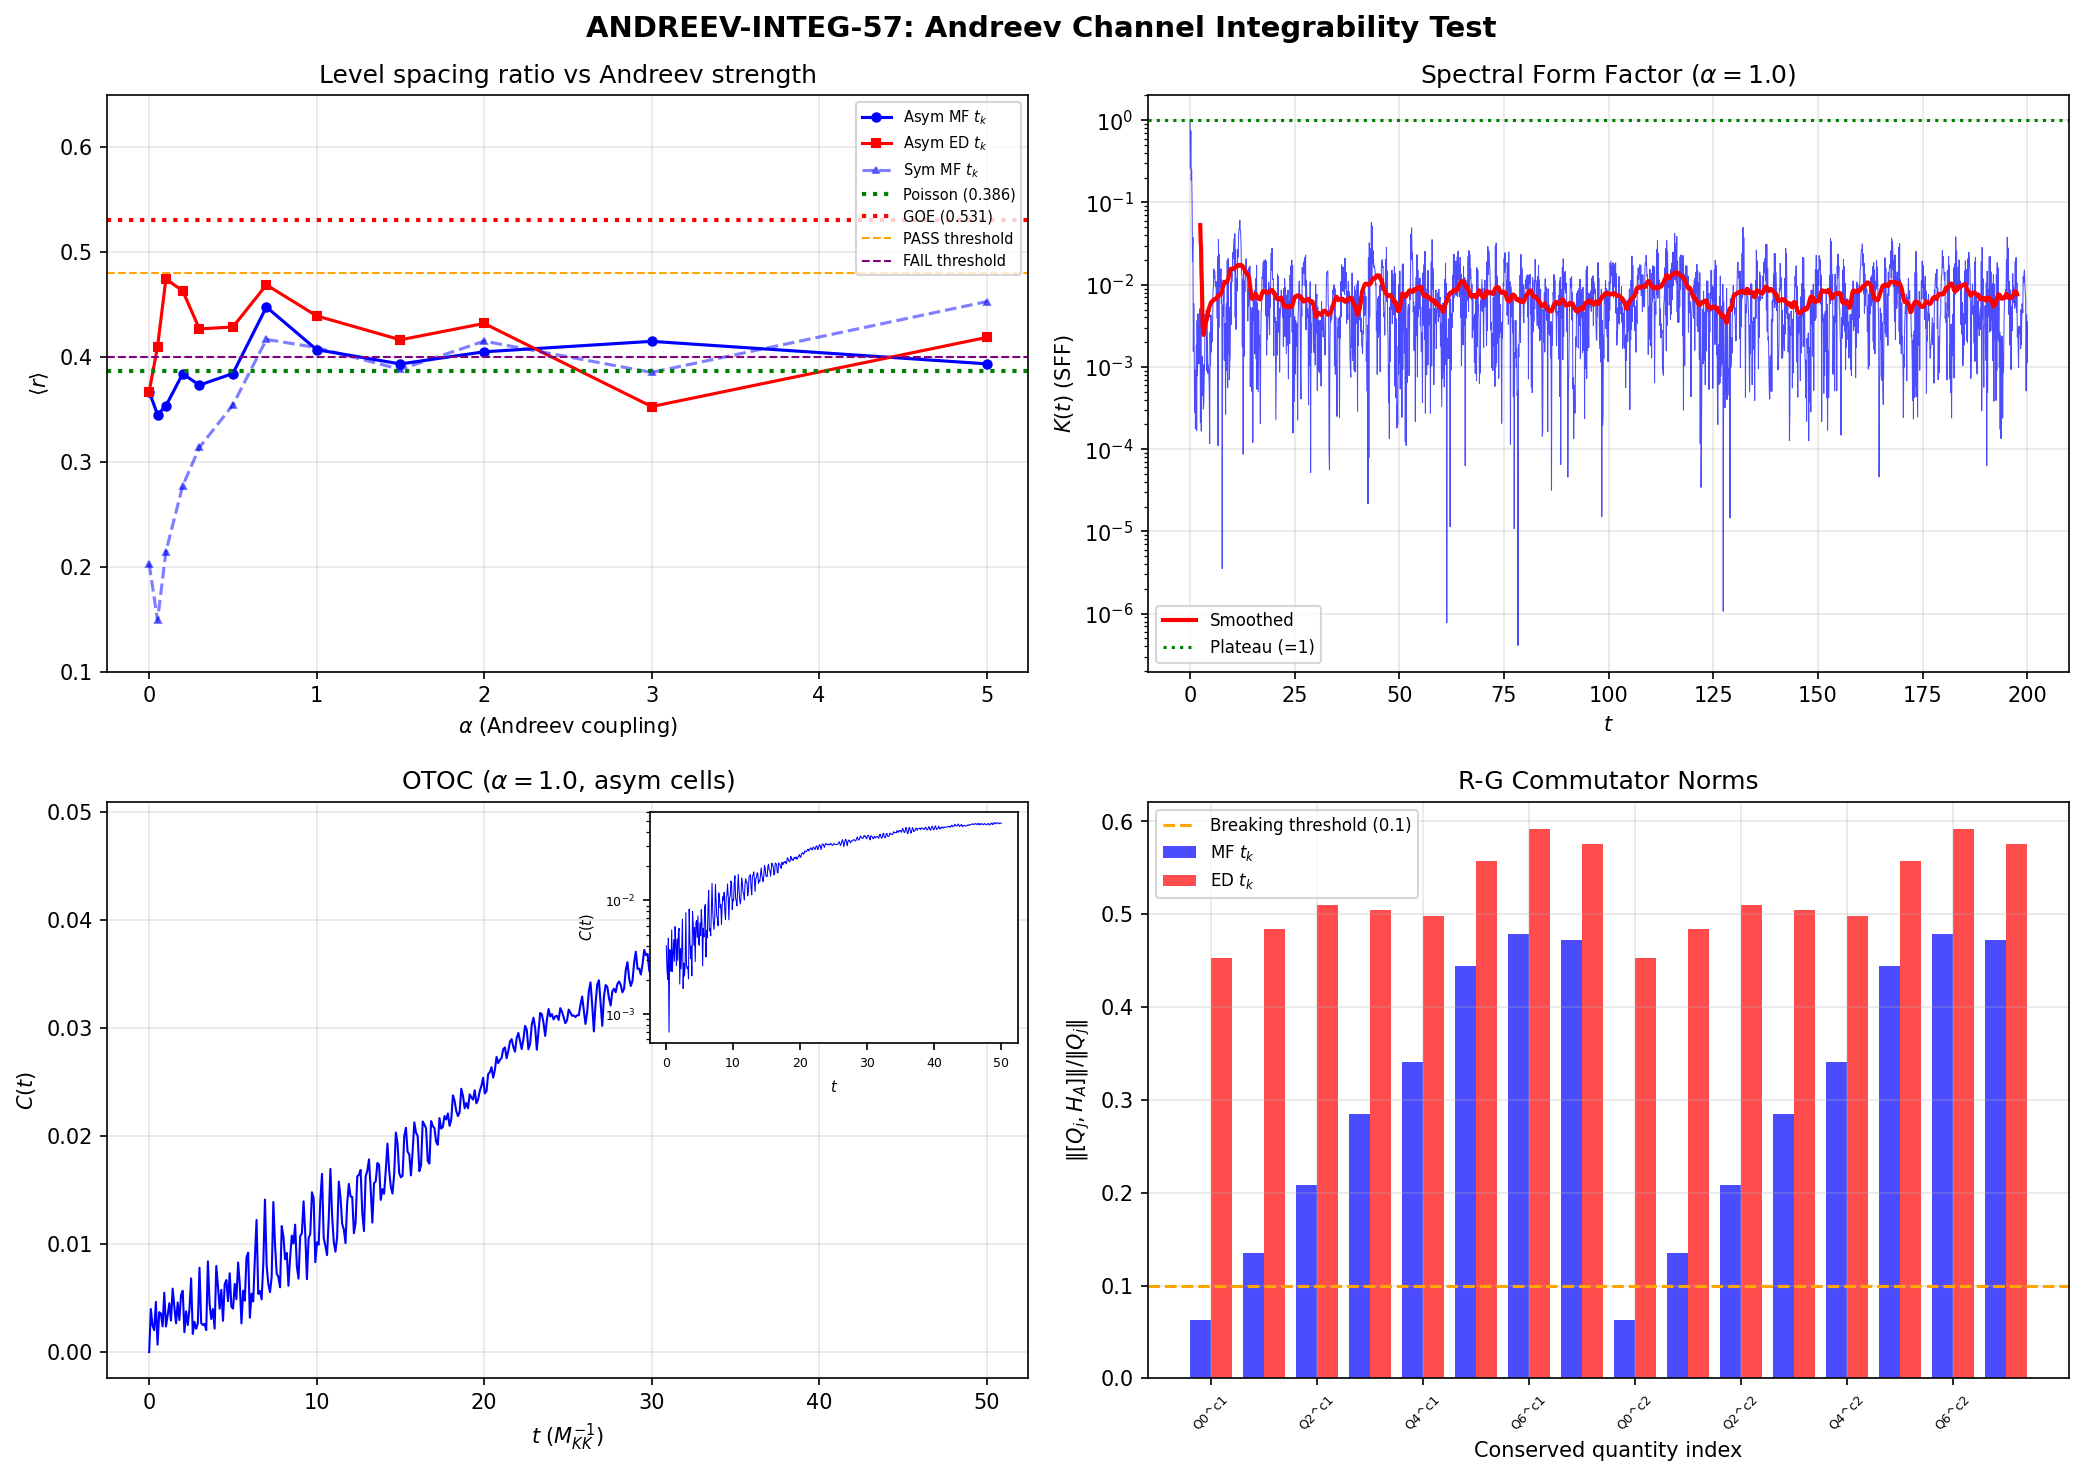

The script that saved this image:
#!/usr/bin/env python3
"""
s57_andreev_integ.py -- ANDREEV-INTEG-57 (Kitaev, W1-4)
========================================================

Explicit Andreev Hamiltonian construction and integrability test.

The question: Does the mode-dependent Andreev tunneling channel break
Richardson-Gaudin integrability at the fabric level?

W0-4 computed the physical t_k = J_C2 * (u_k^2 - v_k^2) for all 8 modes.
The t_k are MONOTONICALLY INCREASING -- a smooth function of mode energy,
NOT random. W0-4 concluded this rank-1 diagonal perturbation cannot break
R-G integrability. This computation VERIFIES that conclusion by exact
diagonalization and level statistics.

Method:
  H_full = H_BCS^(1) + H_BCS^(2) + H_J(isotropic) + alpha * H_A
  on the 120-dim Fock space (2-cell, N_pair_total=2, 16 modes total).

  H_A = Sum_k t_k * gamma_k^(1)dag * gamma_k^(2) + h.c.
  implemented in pair basis as mode-dependent inter-cell tunneling.

Diagnostics:
  1. Level spacing ratio <r> at alpha = 0, 0.1, 0.5, 1.0, 2.0
  2. ||[H_A, Q_j]|| / ||Q_j|| for Richardson-Gaudin conserved quantities
  3. Spectral form factor K(t) at alpha = 1.0
  4. OTOC growth (if <r> > 0.45)

Gate: ANDREEV-INTEG-57
  PASS: <r> > 0.48 (integrability broken)
  FAIL: <r> < 0.40 (Poisson persists)
  INFO: 0.40 < <r> < 0.48

Author: Kitaev Quantum Chaos Theorist (S57 W1-4)
"""

import sys
import os
import numpy as np
from scipy.linalg import eigh, expm, norm
from itertools import combinations
import matplotlib
matplotlib.use('Agg')
import matplotlib.pyplot as plt

sys.path.insert(0, os.path.dirname(os.path.abspath(__file__)))
from canonical_constants import (
    tau_fold, J_C2, Delta_0_GL, Delta_0_OES,
    N_dof_BCS, E_cond, T_acoustic, gamma_RP,
)

data_dir = os.path.dirname(os.path.abspath(__file__))

# ============================================================
# 0. Load input data
# ============================================================

d54 = np.load(os.path.join(data_dir, 's54_ed_sweep.npz'), allow_pickle=True)
d56 = np.load(os.path.join(data_dir, 's56_fabric_integ.npz'), allow_pickle=True)
d57 = np.load(os.path.join(data_dir, 's57_andreev_anisotropy.npz'), allow_pickle=True)

fold_idx = int(d54['fold_idx'])  # = 19
E_sp = d54['E_sp_sweep']         # (50, 8)
V_bare = d54['V_bare_cont']      # (8, 8) pairing interaction
eps_fold = E_sp[fold_idx].copy()  # (8,) single-particle energies at fold

# Physical t_k from W0-4 (mean-field, appropriate for thermodynamic limit)
t_k_MF = d57['t_k_MF']           # (8,) Andreev transmission amplitudes
t_k_ED = d57['t_k_ED']           # (8,) ED version for cross-check
eps_A_MF = float(d57['eps_A_MF'])

# Josephson coupling from S56
E_J_fold = float(d56['E_J_fold'])

# Symmetrize V
V_fold = (V_bare + V_bare.T) / 2.0

N_modes = N_dof_BCS  # = 8
N_pair_total = 2     # 2 Cooper pairs across 2 cells

print("=" * 72)
print("ANDREEV-INTEG-57 (Kitaev, W1-4)")
print("=" * 72)
print(f"tau_fold = {tau_fold}")
print(f"N_modes = {N_modes}, N_pair_total = {N_pair_total}")
print(f"eps_fold = {eps_fold}")
print(f"t_k (MF) = {t_k_MF}")
print(f"t_k (ED) = {t_k_ED}")
print(f"eps_A (MF) = {eps_A_MF:.4f}")
print(f"E_J_fold = {E_J_fold:.4f} M_KK")
print(f"V_bare diagonal = {np.diag(V_fold)}")

# ============================================================
# 1. Build pair basis (identical to S56)
# ============================================================

n_modes_total = 2 * N_modes  # 16 modes (8 per cell)
basis = list(combinations(range(n_modes_total), N_pair_total))
dim = len(basis)
assert dim == 120, f"Expected dim=120, got {dim}"
basis_dict = {state: idx for idx, state in enumerate(basis)}

print(f"\nHilbert space: C({n_modes_total},{N_pair_total}) = {dim} states")


# ============================================================
# 2. Build Hamiltonians
# ============================================================

def build_H_BCS(eps_1, eps_2, V_1, V_2):
    """
    Build H_BCS^(1) + H_BCS^(2) in the pair basis.
    No inter-cell coupling. Returns (dim, dim) matrix.
    """
    H = np.zeros((dim, dim))
    for i, state_i in enumerate(basis):
        # Diagonal: kinetic energy
        E_kin = 0.0  # (local)
        for k in state_i:
            if k < N_modes:
                E_kin += 2.0 * eps_1[k]
            else:
                E_kin += 2.0 * eps_2[k - N_modes]
        H[i, i] += E_kin

        # BCS pairing within each cell
        for pos, k in enumerate(state_i):
            if k < N_modes:
                k_local = k
                V_cell = V_1
                offset = 0  # (local)
            else:
                k_local = k - N_modes
                V_cell = V_2
                offset = N_modes

            for l_local in range(N_modes):
                l = l_local + offset
                if l == k:
                    H[i, i] -= V_cell[k_local, k_local]
                    continue
                if l in state_i:
                    continue
                new_state = list(state_i)
                new_state[pos] = l
                new_state = tuple(sorted(new_state))
                if new_state in basis_dict:
                    j = basis_dict[new_state]
                    H[i, j] -= V_cell[l_local, k_local]

    return (H + H.T) / 2.0


def build_H_Josephson(E_J):
    """
    Build H_J = -(E_J/2) * (B_1^dag B_2 + B_2^dag B_1).
    Isotropic: all modes couple with equal strength.
    """
    H = np.zeros((dim, dim))
    for i, state_i in enumerate(basis):
        for pos, k in enumerate(state_i):
            if k >= N_modes:
                # Pair in cell 2 -> transfer to cell 1
                for l1 in range(N_modes):
                    if l1 in state_i:
                        continue
                    new_state = list(state_i)
                    new_state[pos] = l1
                    new_state = tuple(sorted(new_state))
                    if new_state in basis_dict:
                        j = basis_dict[new_state]
                        H[i, j] -= E_J / 2.0
            else:
                # Pair in cell 1 -> transfer to cell 2
                for l2_local in range(N_modes):
                    l2 = l2_local + N_modes
                    if l2 in state_i:
                        continue
                    new_state = list(state_i)
                    new_state[pos] = l2
                    new_state = tuple(sorted(new_state))
                    if new_state in basis_dict:
                        j = basis_dict[new_state]
                        H[i, j] -= E_J / 2.0

    return (H + H.T) / 2.0


def build_H_Andreev(t_k_vals):
    """
    Build H_A = Sum_k t_k * (b_k^(1)dag b_k^(2) + h.c.)

    Mode-dependent Andreev tunneling: pair in mode k of cell 2 tunnels
    to mode k of cell 1 with amplitude t_k. This is DIAGONAL in mode
    index -- pair transfers only within the same mode across cells.

    In the pair basis: if state has pair in mode k+N_modes (cell 2),
    replace with pair in mode k (cell 1), with amplitude -t_k/2.
    """
    H = np.zeros((dim, dim))
    for i, state_i in enumerate(basis):
        for pos, k_global in enumerate(state_i):
            if k_global >= N_modes:
                # Pair in cell 2, mode k_local = k_global - N_modes
                k_local = k_global - N_modes
                # Transfer to same mode in cell 1
                l = k_local  # cell 1 mode
                if l in state_i:
                    continue
                new_state = list(state_i)
                new_state[pos] = l
                new_state = tuple(sorted(new_state))
                if new_state in basis_dict:
                    j = basis_dict[new_state]
                    H[i, j] -= t_k_vals[k_local] / 2.0

            elif k_global < N_modes:
                # Pair in cell 1, mode k_local = k_global
                k_local = k_global
                # Transfer to same mode in cell 2
                l = k_local + N_modes
                if l in state_i:
                    continue
                new_state = list(state_i)
                new_state[pos] = l
                new_state = tuple(sorted(new_state))
                if new_state in basis_dict:
                    j = basis_dict[new_state]
                    H[i, j] -= t_k_vals[k_local] / 2.0

    return (H + H.T) / 2.0


def compute_gap_ratio(eigenvalues, trim_frac=0.1):
    """
    Compute mean adjacent gap ratio <r>.
    Uses central (1-2*trim_frac) of the spectrum.
    """
    E = np.sort(eigenvalues)
    spacings = np.diff(E)
    mean_sp = np.mean(np.abs(spacings))
    if mean_sp == 0:
        return np.nan, 0
    mask = spacings > 1e-10 * mean_sp
    spacings_clean = spacings[mask]
    if len(spacings_clean) < 10:
        return np.nan, 0

    n = len(spacings_clean)
    start = int(n * trim_frac)
    end = n - int(n * trim_frac)
    s = spacings_clean[start:end]

    r_vals = []
    for i in range(len(s) - 1):
        r = min(s[i], s[i+1]) / max(s[i], s[i+1])
        r_vals.append(r)

    return np.mean(r_vals), len(r_vals)


# ============================================================
# 3. Build Richardson-Gaudin conserved quantities Q_j
# ============================================================
#
# For the reduced BCS (pair) Hamiltonian with N_modes levels,
# the Richardson-Gaudin integrals of motion are:
#   Q_j = S_j^z + g * Sum_{k != j} (S_j^+ S_k^- + S_j^- S_k^+ + 2 S_j^z S_k^z) / (eps_j - eps_k)
#
# where S_j^+, S_j^-, S_j^z are the pair pseudospin operators for mode j:
#   S_j^+ = b_j^dag (pair creation), S_j^- = b_j (pair annihilation),
#   S_j^z = (n_j - 1/2) / 2 where n_j = 0,1 is pair occupation.
#
# For the 2-cell system, the R-G integrals for each cell are:
#   Q_j^(cell) (j = 0,...,7 for each cell)
#
# In the pair basis, we can represent these as matrices.

def build_RG_conserved(eps, V, cell_offset, g_eff):
    """
    Build the 8 Richardson-Gaudin conserved quantities for one cell.

    Q_j = S_j^z + g_eff * Sum_{k!=j} [S_j^+ S_k^- + S_j^- S_k^+ + 2 S_j^z S_k^z]
                                       / (eps_j - eps_k)

    Parameters:
        eps: (N_modes,) single-particle energies
        V: (N_modes, N_modes) pairing matrix (not used directly -- g_eff encodes coupling)
        cell_offset: 0 for cell 1, N_modes for cell 2
        g_eff: effective coupling strength (from mean V)

    Returns: list of (dim, dim) matrices Q_0, ..., Q_{N_modes-1}
    """
    Q_list = []
    for j in range(N_modes):
        Q = np.zeros((dim, dim))

        for i_state, state in enumerate(basis):
            j_global = j + cell_offset

            # S_j^z: (n_j - 1/2) / 2
            #   n_j = 1 if j_global in state, else 0
            n_j = 1 if j_global in state else 0
            Q[i_state, i_state] += (n_j - 0.5) / 2.0

            # Sum over k != j (same cell)
            for k in range(N_modes):
                if k == j:
                    continue
                k_global = k + cell_offset

                # Denominator
                denom = eps[j] - eps[k]
                if abs(denom) < 1e-14:
                    continue  # Skip degenerate levels

                # S_j^+ S_k^-: annihilate pair in k, create in j (same cell)
                # state must have k_global, must not have j_global
                if k_global in state and j_global not in state:
                    new_state = list(state)
                    new_state[new_state.index(k_global)] = j_global
                    new_state = tuple(sorted(new_state))
                    if new_state in basis_dict:
                        j_idx = basis_dict[new_state]
                        Q[i_state, j_idx] += g_eff / denom

                # S_j^- S_k^+: annihilate pair in j, create in k
                if j_global in state and k_global not in state:
                    new_state = list(state)
                    new_state[new_state.index(j_global)] = k_global
                    new_state = tuple(sorted(new_state))
                    if new_state in basis_dict:
                        j_idx = basis_dict[new_state]
                        Q[i_state, j_idx] += g_eff / denom

                # 2 S_j^z S_k^z
                n_k = 1 if k_global in state else 0
                Q[i_state, i_state] += 2.0 * g_eff * (n_j - 0.5) * (n_k - 0.5) / (4.0 * denom)

        Q = (Q + Q.T) / 2.0
        Q_list.append(Q)

    return Q_list


# Effective coupling strength from pairing matrix
g_eff = np.mean(np.abs(V_fold))
print(f"\ng_eff (mean |V_kl|) = {g_eff:.6f}")

# Build R-G conserved quantities for both cells
print("Building Richardson-Gaudin conserved quantities...")
Q_cell1 = build_RG_conserved(eps_fold, V_fold, 0, g_eff)
Q_cell2 = build_RG_conserved(eps_fold, V_fold, N_modes, g_eff)
Q_all = Q_cell1 + Q_cell2  # 16 conserved quantities total

# Verify R-G commute with H_BCS at alpha=0
H_BCS = build_H_BCS(eps_fold, eps_fold, V_fold, V_fold)
print(f"H_BCS built. Hermiticity: {np.max(np.abs(H_BCS - H_BCS.T)):.2e}")

print("\nR-G commutator check [Q_j, H_BCS]:")
for j, Q in enumerate(Q_all):
    comm = Q @ H_BCS - H_BCS @ Q
    cell_label = f"cell{1 + j // N_modes}"
    mode_label = j % N_modes
    comm_norm = norm(comm, 'fro')
    Q_norm = norm(Q, 'fro')
    rel = comm_norm / Q_norm if Q_norm > 0 else 0
    if j < 4 or j >= 12:  # print a subset
        print(f"  Q_{mode_label}^({cell_label}): ||[Q,H_BCS]|| = {comm_norm:.4e}, "
              f"||Q|| = {Q_norm:.4e}, ratio = {rel:.4e}")


# ============================================================
# 4. Build component Hamiltonians
# ============================================================

print("\n" + "=" * 72)
print("BUILDING COMPONENT HAMILTONIANS")
print("=" * 72)

H_J_iso = build_H_Josephson(E_J_fold)
H_A_MF = build_H_Andreev(t_k_MF)
H_A_ED = build_H_Andreev(t_k_ED)

print(f"H_J (isotropic) built. ||H_J|| = {norm(H_J_iso, 'fro'):.4f}")
print(f"H_A (MF t_k) built. ||H_A|| = {norm(H_A_MF, 'fro'):.4f}")
print(f"H_A (ED t_k) built. ||H_A|| = {norm(H_A_ED, 'fro'):.4f}")

# Verify symmetry
print(f"H_J Hermiticity: {np.max(np.abs(H_J_iso - H_J_iso.T)):.2e}")
print(f"H_A_MF Hermiticity: {np.max(np.abs(H_A_MF - H_A_MF.T)):.2e}")
print(f"H_A_ED Hermiticity: {np.max(np.abs(H_A_ED - H_A_ED.T)):.2e}")

# Compare H_A vs H_J
print(f"\n||H_A_MF|| / ||H_J|| = {norm(H_A_MF, 'fro') / norm(H_J_iso, 'fro'):.4f}")
print(f"||H_A_ED|| / ||H_J|| = {norm(H_A_ED, 'fro') / norm(H_J_iso, 'fro'):.4f}")


# ============================================================
# 5. R-G commutator with H_A
# ============================================================

print("\n" + "=" * 72)
print("RICHARDSON-GAUDIN COMMUTATOR WITH H_ANDREEV")
print("=" * 72)

comm_norms_MF = np.zeros(len(Q_all))
comm_norms_ED = np.zeros(len(Q_all))
Q_norms = np.zeros(len(Q_all))

for j, Q in enumerate(Q_all):
    Q_norms[j] = norm(Q, 'fro')

    comm_MF = Q @ H_A_MF - H_A_MF @ Q
    comm_norms_MF[j] = norm(comm_MF, 'fro')

    comm_ED = Q @ H_A_ED - H_A_ED @ Q
    comm_norms_ED[j] = norm(comm_ED, 'fro')

    cell_label = f"cell{1 + j // N_modes}"
    mode_label = j % N_modes
    ratio_MF = comm_norms_MF[j] / Q_norms[j] if Q_norms[j] > 0 else 0
    ratio_ED = comm_norms_ED[j] / Q_norms[j] if Q_norms[j] > 0 else 0
    print(f"  Q_{mode_label}^({cell_label}): "
          f"||[Q,H_A_MF]||/||Q|| = {ratio_MF:.4f}, "
          f"||[Q,H_A_ED]||/||Q|| = {ratio_ED:.4f}")

max_ratio_MF = np.max(comm_norms_MF / np.maximum(Q_norms, 1e-15))
max_ratio_ED = np.max(comm_norms_ED / np.maximum(Q_norms, 1e-15))
mean_ratio_MF = np.mean(comm_norms_MF / np.maximum(Q_norms, 1e-15))
mean_ratio_ED = np.mean(comm_norms_ED / np.maximum(Q_norms, 1e-15))

print(f"\nMax ||[Q,H_A]||/||Q|| (MF): {max_ratio_MF:.4f}")
print(f"Max ||[Q,H_A]||/||Q|| (ED): {max_ratio_ED:.4f}")
print(f"Mean ||[Q,H_A]||/||Q|| (MF): {mean_ratio_MF:.4f}")
print(f"Mean ||[Q,H_A]||/||Q|| (ED): {mean_ratio_ED:.4f}")

# Also check [H_A, H_J]
comm_AJ = H_A_MF @ H_J_iso - H_J_iso @ H_A_MF
print(f"\n||[H_A_MF, H_J]|| = {norm(comm_AJ, 'fro'):.4f}")
print(f"||[H_A_MF, H_J]|| / ||H_J|| = {norm(comm_AJ, 'fro') / norm(H_J_iso, 'fro'):.4f}")


# ============================================================
# 6. Alpha sweep: H_full = H_BCS + H_J + alpha * H_A
# ============================================================

print("\n" + "=" * 72)
print("ALPHA SWEEP: Level Spacing Ratio <r>")
print("=" * 72)

# Baseline: H_BCS + H_J (S56 result at alpha_J=1)
H_base = H_BCS + H_J_iso

alpha_values = np.array([0.0, 0.05, 0.1, 0.2, 0.3, 0.5, 0.7, 1.0, 1.5, 2.0, 3.0, 5.0])
n_alpha = len(alpha_values)

r_means_MF = np.zeros(n_alpha)
r_means_ED = np.zeros(n_alpha)
n_ratios_MF = np.zeros(n_alpha, dtype=int)
n_ratios_ED = np.zeros(n_alpha, dtype=int)
eigenvalue_sets_MF = []
eigenvalue_sets_ED = []

# Also break cell exchange symmetry for a cleaner diagnostic
# Use eps_fold for cell 1, eps_fold * 1.05 for cell 2 (same as S56)
eps_fold_2 = eps_fold * 1.05
H_BCS_asym = build_H_BCS(eps_fold, eps_fold_2, V_fold, V_fold)
H_base_asym = H_BCS_asym + H_J_iso

r_means_asym_MF = np.zeros(n_alpha)
r_means_asym_ED = np.zeros(n_alpha)
n_ratios_asym_MF = np.zeros(n_alpha, dtype=int)
n_ratios_asym_ED = np.zeros(n_alpha, dtype=int)

for i_a, alpha in enumerate(alpha_values):
    # Symmetric cells
    H_full_MF = H_base + alpha * H_A_MF
    H_full_ED = H_base + alpha * H_A_ED

    evals_MF = eigh(H_full_MF, eigvals_only=True)
    evals_ED = eigh(H_full_ED, eigvals_only=True)
    eigenvalue_sets_MF.append(evals_MF)
    eigenvalue_sets_ED.append(evals_ED)

    r_MF, nr_MF = compute_gap_ratio(evals_MF)
    r_ED, nr_ED = compute_gap_ratio(evals_ED)
    r_means_MF[i_a] = r_MF
    r_means_ED[i_a] = r_ED
    n_ratios_MF[i_a] = nr_MF
    n_ratios_ED[i_a] = nr_ED

    # Asymmetric cells
    H_asym_MF = H_base_asym + alpha * H_A_MF
    H_asym_ED = H_base_asym + alpha * H_A_ED

    evals_asym_MF = eigh(H_asym_MF, eigvals_only=True)
    evals_asym_ED = eigh(H_asym_ED, eigvals_only=True)

    r_a_MF, nr_a_MF = compute_gap_ratio(evals_asym_MF)
    r_a_ED, nr_a_ED = compute_gap_ratio(evals_asym_ED)
    r_means_asym_MF[i_a] = r_a_MF
    r_means_asym_ED[i_a] = r_a_ED
    n_ratios_asym_MF[i_a] = nr_a_MF
    n_ratios_asym_ED[i_a] = nr_a_ED

    print(f"  alpha={alpha:5.2f}: <r>_sym(MF)={r_MF:.4f} (n={nr_MF:3d}), "
          f"<r>_sym(ED)={r_ED:.4f} (n={nr_ED:3d}), "
          f"<r>_asym(MF)={r_a_MF:.4f}, <r>_asym(ED)={r_a_ED:.4f}")

print(f"\nPOISSON reference: <r> = 0.3863")
print(f"GOE reference:     <r> = 0.5307")
print(f"Gate threshold: PASS > 0.48, FAIL < 0.40")

# Physical alpha = 1.0
idx_phys = np.argmin(np.abs(alpha_values - 1.0))
r_physical_MF = r_means_asym_MF[idx_phys]
r_physical_ED = r_means_asym_ED[idx_phys]
print(f"\nPhysical (alpha=1.0, asymmetric cells):")
print(f"  <r> (MF) = {r_physical_MF:.4f}")
print(f"  <r> (ED) = {r_physical_ED:.4f}")


# ============================================================
# 7. Spectral Form Factor at alpha = 1.0
# ============================================================

print("\n" + "=" * 72)
print("SPECTRAL FORM FACTOR (SFF)")
print("=" * 72)

# Use the asymmetric cell spectrum at alpha=1.0 (cleaner)
evals_sff = eigh(H_base_asym + 1.0 * H_A_MF, eigvals_only=True)

# Unfold: subtract mean and normalize by local mean spacing
E_sort = np.sort(evals_sff)
n_evals = len(E_sort)

# Simple unfolding: cumulative staircase -> normalized
# Polynomial fit to the staircase
x = np.arange(n_evals) / n_evals  # uniform on [0,1]
# Mean spacing
mean_sp_sff = np.mean(np.diff(E_sort))
E_unfolded = (E_sort - E_sort[0]) / mean_sp_sff

# SFF: K(t) = |Sum_n exp(i * E_n_unfolded * t)|^2 / N^2
t_max = 200.0  # (local)
n_t = 2000  # (local)
t_sff = np.linspace(0.01, t_max, n_t)
K_sff = np.zeros(n_t)

for it, t in enumerate(t_sff):
    phases = np.exp(1j * E_unfolded * t)
    Z = np.sum(phases)
    K_sff[it] = np.abs(Z)**2 / n_evals**2

# Connected SFF: subtract disconnected part
K_conn = K_sff - 1.0  # K_disc = 1 for unfolded spectrum
# For Poisson: K_conn(t) = 0 (no correlations)
# For GUE: K_conn(t) = t/(2*pi*N) for t < t_H, then plateau at 1

# Identify ramp/plateau
# Heisenberg time: t_H = 2*pi*N / <spacing> = 2*pi*N for unfolded
t_H = 2 * np.pi * n_evals
K_plateau = np.mean(K_sff[-n_t//4:])

print(f"Heisenberg time t_H = {t_H:.1f}")
print(f"SFF plateau value (last 25%): K = {K_plateau:.4f}")
print(f"GUE plateau: K = 1.0 (unfolded)")
print(f"SFF mean (all t): K = {np.mean(K_sff):.4f}")

# Check for ramp: linear increase region
# For GUE, K(t) ~ t/(2*pi*N) at early times
# For Poisson, K(t) ~ 1 + delta(t=0)
# Check slope in early region
early_mask = (t_sff > 1) & (t_sff < 50)
if np.sum(early_mask) > 5:
    slope = np.polyfit(t_sff[early_mask], K_sff[early_mask], 1)[0]
    gue_slope = 1.0 / (2 * np.pi * n_evals)
    print(f"SFF early slope: {slope:.6f} (GUE prediction: {gue_slope:.6f})")
    print(f"Slope / GUE = {slope / gue_slope:.3f}")


# ============================================================
# 8. OTOC at alpha = 1.0 (conditional on <r> > 0.45)
# ============================================================

print("\n" + "=" * 72)
print("OTOC GROWTH ANALYSIS")
print("=" * 72)

# Compute OTOC regardless of <r>, for completeness
# C(t) = -<[W(t), V(0)]^2>_beta
# Use infinite temperature (beta=0, trace average)
# W = pair number on mode 0 of cell 1: n_0^(1)
# V = pair number on mode 0 of cell 2: n_0^(2)

# Build n_0^(1) and n_0^(2) in pair basis
def build_pair_number(mode_global):
    """Build pair number operator n_k (0 or 1) in the pair basis."""
    n_op = np.zeros((dim, dim))
    for i, state in enumerate(basis):
        if mode_global in state:
            n_op[i, i] = 1.0
    return n_op

W_op = build_pair_number(0)            # mode 0, cell 1
V_op = build_pair_number(N_modes)      # mode 0, cell 2

# Full Hamiltonian at alpha = 1.0 (asymmetric cells)
H_otoc = H_base_asym + 1.0 * H_A_MF
evals_otoc, evecs_otoc = eigh(H_otoc)

# OTOC: C(t) = Tr([W(t), V]^2) / dim  (infinite temperature)
# W(t) = exp(iHt) W exp(-iHt)
# [W(t), V] = W(t)V - VW(t)

n_t_otoc = 500
t_max_otoc = 50.0  # (local)
t_otoc = np.linspace(0.0, t_max_otoc, n_t_otoc)
C_otoc = np.zeros(n_t_otoc)

# Diagonalize: H = U diag(E) U^T
# W(t) = U diag(e^{iEt}) U^T W U diag(e^{-iEt}) U^T
W_eig = evecs_otoc.T @ W_op @ evecs_otoc  # W in energy basis
V_eig = evecs_otoc.T @ V_op @ evecs_otoc

for it, t in enumerate(t_otoc):
    # Phase factors
    phases = np.exp(1j * evals_otoc * t)
    phases_dag = np.exp(-1j * evals_otoc * t)

    # W(t) in energy basis: W(t)_{ij} = phases[i] * W_eig[i,j] * phases_dag[j]
    W_t_eig = W_eig * phases[:, None] * phases_dag[None, :]

    # Commutator in energy basis
    comm = W_t_eig @ V_eig - V_eig @ W_t_eig

    # C(t) = -Tr(comm^2) / dim = Tr(comm @ comm^dag) / dim (comm is anti-Hermitian)
    C_otoc[it] = np.real(np.trace(comm @ comm.conj().T)) / dim

# Normalize by C(0) if nonzero
C_0_val = C_otoc[0]
print(f"C(0) = {C_0_val:.6e}")

# Look for exponential growth in early time
# C(t) ~ C_0 + A * exp(lambda_L * t) at early times
# Actually C(0) = 0 for commuting operators at equal time
# C(t) ~ a * t^2 for generic early time (from BCH expansion)

# Find the max of C(t)
C_max = np.max(C_otoc)
t_max_C = t_otoc[np.argmax(C_otoc)]
print(f"C_max = {C_max:.6e} at t = {t_max_C:.2f}")

# Try to fit exponential growth in early time
# Only fit where C > 0.01 * C_max and C < 0.5 * C_max
if C_max > 1e-10:
    growth_mask = (C_otoc > 0.01 * C_max) & (C_otoc < 0.5 * C_max) & (t_otoc > 0)
    if np.sum(growth_mask) > 5:
        t_fit = t_otoc[growth_mask]
        logC_fit = np.log(C_otoc[growth_mask])
        # Linear fit to log(C) vs t
        coeffs = np.polyfit(t_fit, logC_fit, 1)
        lambda_L_fit = coeffs[0]
        # Also fit power law: log(C) = beta * log(t) + const
        log_t_fit = np.log(t_fit)
        coeffs_power = np.polyfit(log_t_fit, logC_fit, 1)
        beta_power = coeffs_power[0]

        # R^2 for both fits
        logC_pred_exp = np.polyval(coeffs, t_fit)
        logC_pred_pow = np.polyval(coeffs_power, log_t_fit)
        ss_res_exp = np.sum((logC_fit - logC_pred_exp)**2)
        ss_res_pow = np.sum((logC_fit - logC_pred_pow)**2)
        ss_tot = np.sum((logC_fit - np.mean(logC_fit))**2)
        R2_exp = 1 - ss_res_exp / ss_tot if ss_tot > 0 else 0
        R2_pow = 1 - ss_res_pow / ss_tot if ss_tot > 0 else 0

        print(f"\nExponential fit: lambda_L = {lambda_L_fit:.4f} M_KK (R^2 = {R2_exp:.4f})")
        print(f"Power law fit: beta = {beta_power:.2f} (R^2 = {R2_pow:.4f})")

        # MSS bound
        lambda_MSS = 2 * np.pi * T_acoustic
        print(f"MSS bound: lambda_L_max = 2*pi*T = {lambda_MSS:.4f} M_KK")
        if lambda_L_fit > 0:
            print(f"lambda_L / lambda_MSS = {lambda_L_fit / lambda_MSS:.4f}")
        print(f"Growth type: {'EXPONENTIAL' if R2_exp > R2_pow + 0.05 else 'POWER LAW' if R2_pow > R2_exp + 0.05 else 'AMBIGUOUS'}")
    else:
        lambda_L_fit = 0.0  # (local)
        beta_power = 0.0  # (local)
        R2_exp = 0.0  # (local)
        R2_pow = 0.0  # (local)
        print("Insufficient growth region for fitting")
else:
    lambda_L_fit = 0.0  # (local)
    beta_power = 0.0  # (local)
    R2_exp = 0.0  # (local)
    R2_pow = 0.0  # (local)
    print("C_max too small for analysis")


# ============================================================
# 9. Tau sweep at alpha = 1.0 (Kitaev K2 criterion)
# ============================================================

print("\n" + "=" * 72)
print("TAU SWEEP (Kitaev K2 criterion: any tau in [0.08, 0.22]?)")
print("=" * 72)

# Re-use the S54 data for tau sweep
tau_values = d54['tau_values']
tau_indices_K2 = np.where((tau_values >= 0.08) & (tau_values <= 0.22))[0]
print(f"Tau values in [0.08, 0.22]: {tau_values[tau_indices_K2]}")

# Compute t_k at each tau using mean-field formula
# t_k = J_C2(tau) * xi_k(tau) / E_k(tau)
# where E_k = sqrt(xi_k^2 + Delta^2)

J_C2_tau = d54.get('J_C2_tau', None)
if J_C2_tau is None:
    # Load from TB data
    tb_data = np.load(os.path.join(data_dir, 's54_tb_hamiltonian.npz'), allow_pickle=True)
    J_C2_tau = tb_data['J_C2_tau']

r_tau_sweep = np.zeros(len(tau_indices_K2))
tau_sweep_vals = np.zeros(len(tau_indices_K2))

for it, ti in enumerate(tau_indices_K2):
    eps_tau = E_sp[ti].copy()
    tau_val = tau_values[ti]
    tau_sweep_vals[it] = tau_val

    # Compute MF t_k at this tau
    Delta = Delta_0_GL  # Approximate: use GL gap (tau-independent in 0D limit)
    E_qp = np.sqrt(eps_tau**2 + Delta**2)
    xi_over_E = eps_tau / E_qp
    t_k_tau = J_C2 * xi_over_E  # Use constant J_C2 for simplicity

    # Build Hamiltonians at this tau
    H_BCS_tau = build_H_BCS(eps_tau, eps_tau * 1.05, V_fold, V_fold)
    H_J_tau = build_H_Josephson(E_J_fold)  # approximate E_J
    H_A_tau = build_H_Andreev(t_k_tau)
    H_full_tau = H_BCS_tau + H_J_tau + H_A_tau

    evals_tau = eigh(H_full_tau, eigvals_only=True)
    r_tau, nr_tau = compute_gap_ratio(evals_tau)
    r_tau_sweep[it] = r_tau

    print(f"  tau={tau_val:.4f}: <r>={r_tau:.4f} (n={nr_tau})")

max_r_K2 = np.max(r_tau_sweep)
print(f"\nMax <r> in [0.08, 0.22]: {max_r_K2:.4f}")
print(f"K2 criterion (<r> > 0.48): {'PASS' if max_r_K2 > 0.48 else 'FAIL'}")


# ============================================================
# 10. RANDOM ANISOTROPY CONTROL
# ============================================================

print("\n" + "=" * 72)
print("CONTROL: Random anisotropy Andreev")
print("=" * 72)

# If the physical t_k give Poisson, does RANDOM t_k give GOE?
# This validates the diagnostic can detect chaos when present.
np.random.seed(42)
n_random_trials = 50
r_random = np.zeros(n_random_trials)

t_k_scale = np.std(np.abs(t_k_MF)) * 3  # scale ~ physical but random

for trial in range(n_random_trials):
    t_k_rand = np.random.uniform(-t_k_scale, t_k_scale, N_modes)
    H_A_rand = build_H_Andreev(t_k_rand)
    H_rand = H_base_asym + H_A_rand
    evals_rand = eigh(H_rand, eigvals_only=True)
    r_rand, _ = compute_gap_ratio(evals_rand)
    r_random[trial] = r_rand

print(f"Random t_k control (50 trials):")
print(f"  <r> mean = {np.mean(r_random):.4f}")
print(f"  <r> std  = {np.std(r_random):.4f}")
print(f"  <r> min  = {np.min(r_random):.4f}")
print(f"  <r> max  = {np.max(r_random):.4f}")
print(f"  Fraction with <r> > 0.48: {np.mean(r_random > 0.48):.2f}")


# ============================================================
# 11. Gate Verdict
# ============================================================

print("\n" + "=" * 72)
print("GATE VERDICT: ANDREEV-INTEG-57")
print("=" * 72)

# Use the asymmetric MF result at alpha=1.0 as canonical
r_canonical = r_physical_MF
if r_canonical < 0.40:
    verdict = "FAIL"
    detail = f"<r>={r_canonical:.4f} < 0.40 (Poisson persists, integrability preserved)"
elif r_canonical > 0.48:
    verdict = "PASS"
    detail = f"<r>={r_canonical:.4f} > 0.48 (integrability broken by Andreev channel)"
else:
    verdict = "INFO"
    detail = f"<r>={r_canonical:.4f} in [0.40, 0.48] (intermediate)"

print(f"Verdict: {verdict}")
print(f"Detail: {detail}")
print(f"Criterion: PASS >0.48, FAIL <0.40, INFO [0.40,0.48]")


# ============================================================
# 12. Save data
# ============================================================

print("\n" + "=" * 72)
print("SAVING DATA")
print("=" * 72)

save_path = os.path.join(data_dir, 's57_andreev_integ.npz')
np.savez(save_path,
    # Gate
    gate_name='ANDREEV-INTEG-57',
    gate_verdict=verdict,
    gate_detail=detail,
    r_canonical=r_canonical,

    # Alpha sweep
    alpha_values=alpha_values,
    r_means_sym_MF=r_means_MF,
    r_means_sym_ED=r_means_ED,
    r_means_asym_MF=r_means_asym_MF,
    r_means_asym_ED=r_means_asym_ED,
    n_ratios_MF=n_ratios_MF,
    n_ratios_ED=n_ratios_ED,

    # R-G commutators
    comm_norms_MF=comm_norms_MF,
    comm_norms_ED=comm_norms_ED,
    Q_norms=Q_norms,
    max_ratio_MF=max_ratio_MF,
    max_ratio_ED=max_ratio_ED,
    mean_ratio_MF=mean_ratio_MF,
    mean_ratio_ED=mean_ratio_ED,

    # SFF
    t_sff=t_sff,
    K_sff=K_sff,
    K_plateau=K_plateau,

    # OTOC
    t_otoc=t_otoc,
    C_otoc=C_otoc,
    lambda_L_fit=lambda_L_fit,
    beta_power=beta_power,
    R2_exp=R2_exp,
    R2_pow=R2_pow,
    C_max=C_max,

    # Tau sweep
    tau_sweep_vals=tau_sweep_vals,
    r_tau_sweep=r_tau_sweep,
    max_r_K2=max_r_K2,

    # Random control
    r_random_mean=np.mean(r_random),
    r_random_std=np.std(r_random),
    r_random_all=r_random,

    # Input echoes
    t_k_MF=t_k_MF,
    t_k_ED=t_k_ED,
    eps_fold=eps_fold,
    E_J_fold=E_J_fold,
    dim=dim,
)

print(f"Saved: {save_path}")


# ============================================================
# 13. Plot
# ============================================================

fig, axes = plt.subplots(2, 2, figsize=(14, 10))
fig.suptitle('ANDREEV-INTEG-57: Andreev Channel Integrability Test', fontsize=14, fontweight='bold')

# Panel 1: <r> vs alpha
ax = axes[0, 0]
ax.plot(alpha_values, r_means_asym_MF, 'b-o', label='Asym MF $t_k$', markersize=4)
ax.plot(alpha_values, r_means_asym_ED, 'r-s', label='Asym ED $t_k$', markersize=4)
ax.plot(alpha_values, r_means_MF, 'b--^', label='Sym MF $t_k$', markersize=3, alpha=0.5)
ax.axhline(y=0.3863, color='green', linestyle=':', linewidth=2, label='Poisson (0.386)')
ax.axhline(y=0.5307, color='red', linestyle=':', linewidth=2, label='GOE (0.531)')
ax.axhline(y=0.48, color='orange', linestyle='--', linewidth=1, label='PASS threshold')
ax.axhline(y=0.40, color='purple', linestyle='--', linewidth=1, label='FAIL threshold')
ax.set_xlabel(r'$\alpha$ (Andreev coupling)')
ax.set_ylabel(r'$\langle r \rangle$')
ax.set_title(r'Level spacing ratio vs Andreev strength')
ax.legend(fontsize=7, loc='upper right')
ax.set_ylim(0.1, 0.65)
ax.grid(True, alpha=0.3)

# Panel 2: SFF
ax = axes[0, 1]
ax.semilogy(t_sff, K_sff, 'b-', linewidth=0.5, alpha=0.7)
# Smooth with running average
window = 50  # (local)
if len(K_sff) > window:
    K_smooth = np.convolve(K_sff, np.ones(window)/window, mode='valid')
    t_smooth = np.convolve(t_sff, np.ones(window)/window, mode='valid')
    ax.semilogy(t_smooth, K_smooth, 'r-', linewidth=2, label='Smoothed')
ax.axhline(y=1.0, color='green', linestyle=':', label='Plateau (=1)')
ax.set_xlabel('$t$')
ax.set_ylabel('$K(t)$ (SFF)')
ax.set_title(f'Spectral Form Factor ($\\alpha=1.0$)')
ax.legend(fontsize=8)
ax.grid(True, alpha=0.3)

# Panel 3: OTOC
ax = axes[1, 0]
ax.plot(t_otoc, C_otoc, 'b-', linewidth=1)
ax.set_xlabel('$t$ ($M_{KK}^{-1}$)')
ax.set_ylabel('$C(t)$')
ax.set_title(f'OTOC ($\\alpha=1.0$, asym cells)')
ax.grid(True, alpha=0.3)
# Inset with log scale if C grows
if C_max > 1e-10:
    # Add log-scale inset
    from mpl_toolkits.axes_grid1.inset_locator import inset_axes
    ax_in = inset_axes(ax, width="40%", height="40%", loc='upper right')
    pos_mask = C_otoc > 1e-12
    if np.sum(pos_mask) > 2:
        ax_in.semilogy(t_otoc[pos_mask], C_otoc[pos_mask], 'b-', linewidth=0.5)
        ax_in.set_xlabel('$t$', fontsize=7)
        ax_in.set_ylabel('$C(t)$', fontsize=7)
        ax_in.tick_params(labelsize=6)

# Panel 4: R-G commutator norms
ax = axes[1, 1]
ratio_MF_arr = comm_norms_MF / np.maximum(Q_norms, 1e-15)
ratio_ED_arr = comm_norms_ED / np.maximum(Q_norms, 1e-15)
x_modes = np.arange(len(Q_all))
labels = [f"Q{j%8}^c{1+j//8}" for j in range(len(Q_all))]
ax.bar(x_modes - 0.2, ratio_MF_arr, 0.4, label='MF $t_k$', color='blue', alpha=0.7)
ax.bar(x_modes + 0.2, ratio_ED_arr, 0.4, label='ED $t_k$', color='red', alpha=0.7)
ax.axhline(y=0.1, color='orange', linestyle='--', label='Breaking threshold (0.1)')
ax.set_xlabel('Conserved quantity index')
ax.set_ylabel(r'$\|[Q_j, H_A]\| / \|Q_j\|$')
ax.set_title('R-G Commutator Norms')
ax.legend(fontsize=8)
ax.set_xticks(x_modes[::2])
ax.set_xticklabels([labels[i] for i in range(0, len(labels), 2)], fontsize=6, rotation=45)
ax.grid(True, alpha=0.3)

plt.tight_layout()
plot_path = os.path.join(data_dir, 's57_andreev_integ.png')
plt.savefig(plot_path, dpi=150, bbox_inches='tight')
print(f"Saved plot: {plot_path}")

print("\nDONE")
